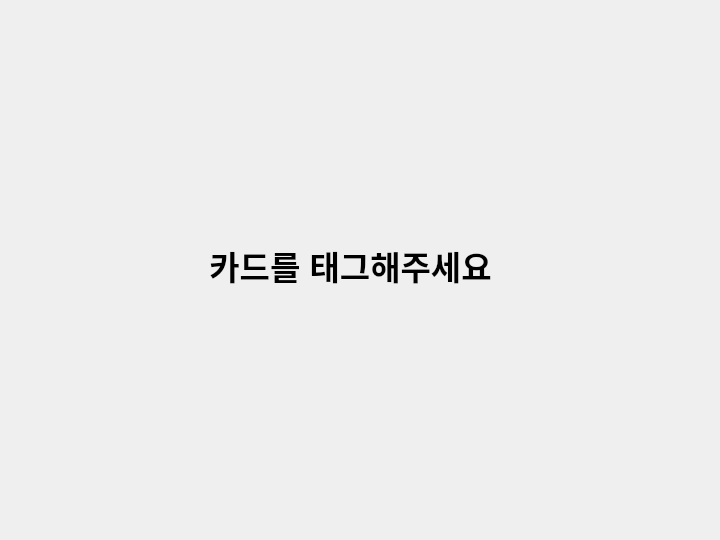
<?xml version="1.0" encoding="UTF-8"?>
<ui version="4.0">
 <class>Dialog</class>
 <widget class="QDialog" name="Dialog">
  <property name="geometry">
   <rect>
    <x>0</x>
    <y>0</y>
    <width>720</width>
    <height>540</height>
   </rect>
  </property>
  <property name="windowTitle">
   <string>Dialog</string>
  </property>
  <widget class="QLabel" name="label">
   <property name="enabled">
    <bool>true</bool>
   </property>
   <property name="geometry">
    <rect>
     <x>160</x>
     <y>140</y>
     <width>381</width>
     <height>251</height>
    </rect>
   </property>
   <property name="font">
    <font>
     <pointsize>25</pointsize>
     <weight>75</weight>
     <bold>true</bold>
    </font>
   </property>
   <property name="text">
    <string>카드를 태그해주세요</string>
   </property>
   <property name="alignment">
    <set>Qt::AlignCenter</set>
   </property>
   <property name="margin">
    <number>0</number>
   </property>
   <property name="indent">
    <number>-1</number>
   </property>
  </widget>
 </widget>
 <resources/>
 <connections/>
</ui>
